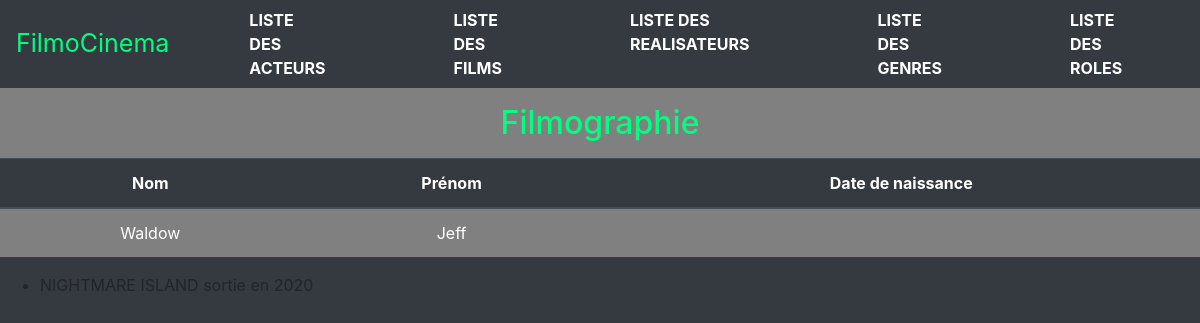
The app's page /index.php?action=detailRealisateurs&id=1 with its own data.
### tables this page shows
CREATE TABLE IF NOT EXISTS `realisateur` (
  `id_real` int(11) NOT NULL AUTO_INCREMENT,
  `nom_realisateur` varchar(50) NOT NULL,
  `prenom_realisateur` varchar(50) NOT NULL,
  `date_naissance` int(11) DEFAULT NULL,
  PRIMARY KEY (`id_real`)
);

CREATE TABLE IF NOT EXISTS `film` (
  `id_film` int(11) NOT NULL AUTO_INCREMENT,
  `titre` varchar(50) NOT NULL,
  `annee` year(4) NOT NULL,
  `synopsis` varchar(5000) DEFAULT NULL,
  `duree` int(11) NOT NULL DEFAULT '0',
  `affiche` varchar(500) DEFAULT NULL,
  `note` varchar(50) DEFAULT NULL,
  `id_real` int(11) NOT NULL,
  PRIMARY KEY (`id_film`),
  KEY `Film_Realisateur_FK` (`id_real`),
  CONSTRAINT `Film_Realisateur_FK` FOREIGN KEY (`id_real`) REFERENCES `realisateur` (`id_real`)
);

### Controller/RealisateurController.php (called while the page is built, shortened)
<?php
class RealisateurController
{
    public function findOneById($id)
    {
        $dao = new DAO();
        $sql = 'SELECT nom_realisateur, prenom_realisateur, date_naissance
        FROM realisateur r
        WHERE r.id_real = :id';
        $detailRealisateurs = $dao->executerRequete($sql,[":id" => $id]);
        $filmoReals = $this->getFilmographie($id);
         require "View/realisateur/detailRealisateurs.php";
    }
    public function getFilmographie($id)
    {
        $dao = new DAO();
        $sql = 'SELECT f.id_real, titre, annee
                FROM film f
                WHERE f.id_real = :id';
        $filmoReals = $dao->executerRequete($sql,[":id" => $id]);
        return $filmoReals;
    }
}

### BDD/DAO.php (called while the page is built, shortened)
<?php
class DAO
{
    private $bdd;
    public function __construct()
    {
        $this->bdd = new PDO('mysql:host=localhost;dbname=cinema;charset=utf8', 'root', '');
    }
    public function executerRequete($sql, $params = NULL)
    {
        if ($params == NULL) {
            $resultat = $this->bdd->query($sql);
        } else {
            $resultat = $this->bdd->prepare($sql);
            $resultat->execute($params);
        }
        return $resultat;
    }
}

### View/realisateur/detailRealisateurs.php (the view, shortened to what this page needs)
<?php
$detailRealisateur = $detailRealisateurs->fetch();
?>
<h2>Filmographie</h2>
<table class="table table-dark">
    <thead>
        <tr>
            <th scope="col">Nom</th>
            <th scope="col">Prénom</th>
            <th scope="col">Date de naissance</th>
        </tr>
    </thead>
    <tbody>
        <?php
echo '<tr><td>' . $detailRealisateur['nom_realisateur'] . '</td>';
echo '<td>' . $detailRealisateur['prenom_realisateur'] . '</td>';
echo '<td>' . $detailRealisateur['date_naissance'] . '</td></tr>';
?>
</table>
<ul>
    <?php
    if ($filmoReals->rowCount() == 0) {
        echo 'Pas de films pour ce réalisateur';
    } else {
        while($filmoReal = $filmoReals->fetch())
        {
        echo '<li>'. $filmoReal['titre'].' sortie en '.$filmoReal['annee'].'</li>';
        }
    }
?>
</ul>
<?php
require "View/template.php";

### Public/css/style.css (style rules this page uses)
h2 { text-align: center; color: springgreen; background-color: gray; margin: 0; padding: 0.5em; }
thead { text-align: center; background-color: #343a40; }
tbody { text-align: center; }
.table-dark { background-color: gray; }
body { background: #343a40; }

### records on screen
realisateur: nom_realisateur "Waldow", prenom_realisateur "Jeff"
film: titre "NIGHTMARE ISLAND", annee "2020"
